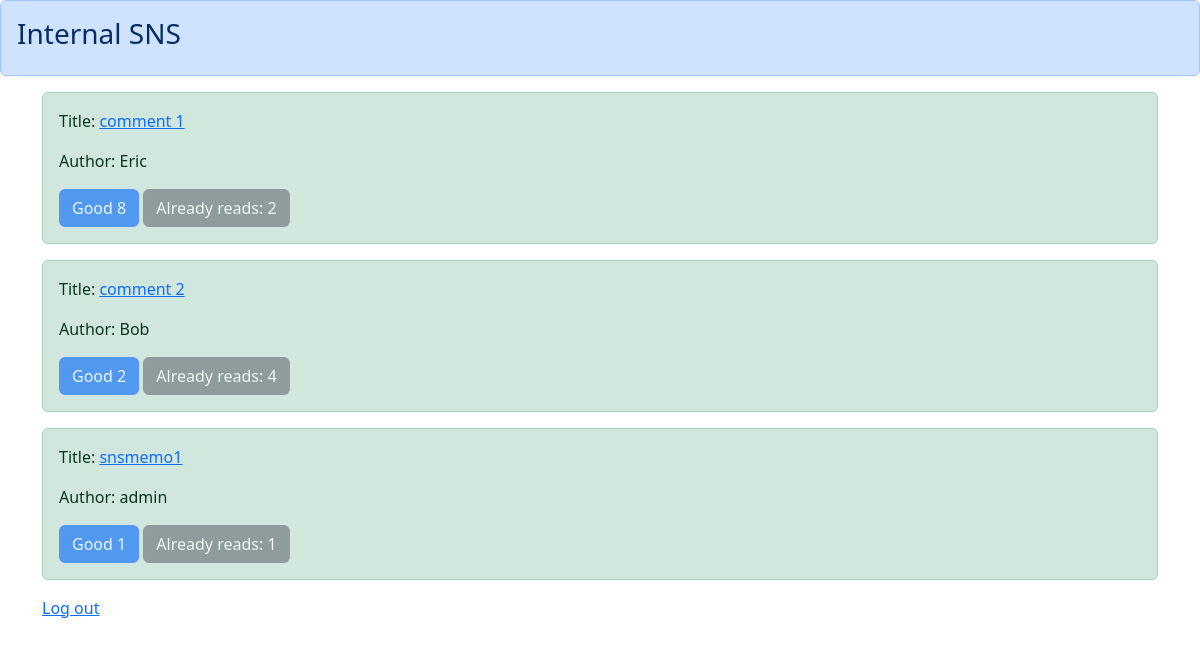
The page /list/ (signed in) on the database as committed earlier.
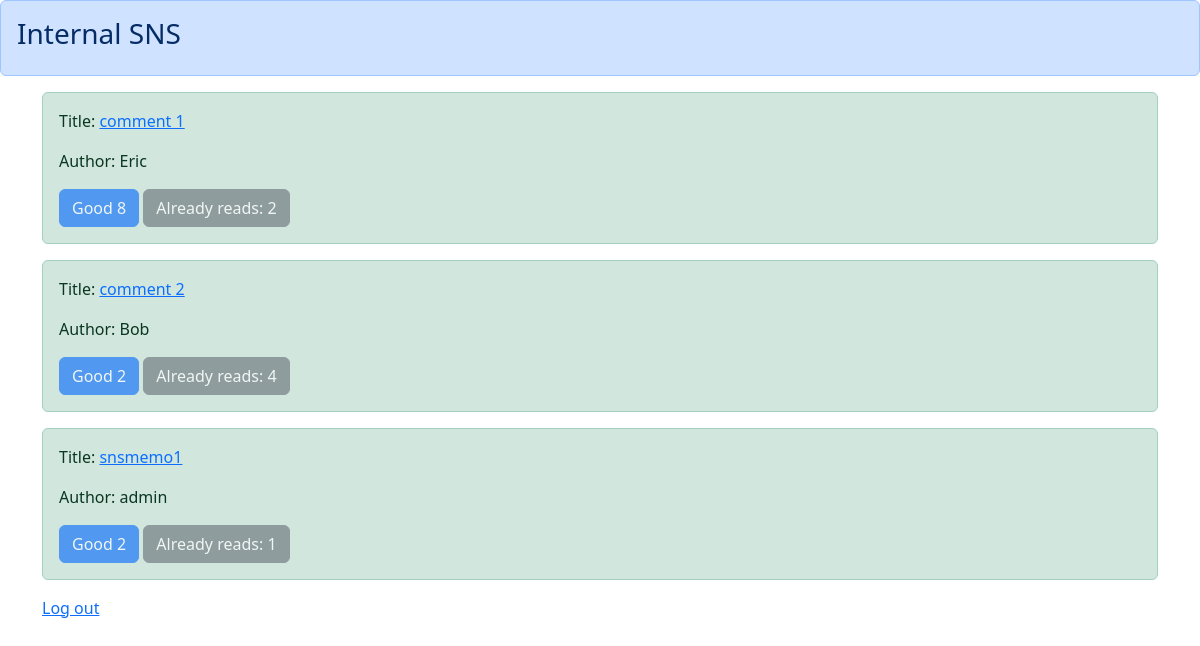
The same page on the database as committed later.
### boardapp/models.py (models this page shows)
class BoardModel(models.Model):
    title = models.CharField(max_length=1024)
    content = models.TextField()
    author = models.CharField(max_length=50)
    sns_image = models.ImageField(upload_to="")
    good = models.IntegerField(null=True, blank=True, default=1)
    read = models.IntegerField(null=True, blank=True, default=1)
    read_text = models.TextField(null=True, blank=True, default="abc")

### boardapp/views.py (the view)
# urls.py: path("list/", listfunc, name="list"),
@login_required
def listfunc(request):
    object_list = BoardModel.objects.all()
    return render(request, "list.html", {
        "object_list": object_list
    })

### templates/list.html
{% extends "base.html" %}
{% block header %}
<div class="alert alert-primary" role="alert">
    <h3>Internal SNS</h3>
</div>
{% endblock header %}
{% block content %}
{% if user.is_authenticated %}
    <div class="container">
        {% for item in object_list %}
            <div class="alert alert-success" role="alert">
                <p>Title: <a href="{% url "detail" item.pk %}">{{ item.title }}</a></p>
                <p>Author: {{ item.author }}</p>
                <a class="btn btn-primary disabled" role="button" aria-disabled="true">Good {{ item.good }}</a>
                <a class="btn btn-secondary disabled" role="button" aria-disabled="true">Already reads: {{ item.read }}</a>
            </div>
        {% endfor %}
        <a href="{% url "logout" %}">Log out</a>
    </div>
{% else %}
<h2>Please Log in</h2>
{% endif %}
{% endblock content %}

Rows that differ between the two databases and show on the page:
changed BoardModel "snsmemo1": good "1" → "2"
